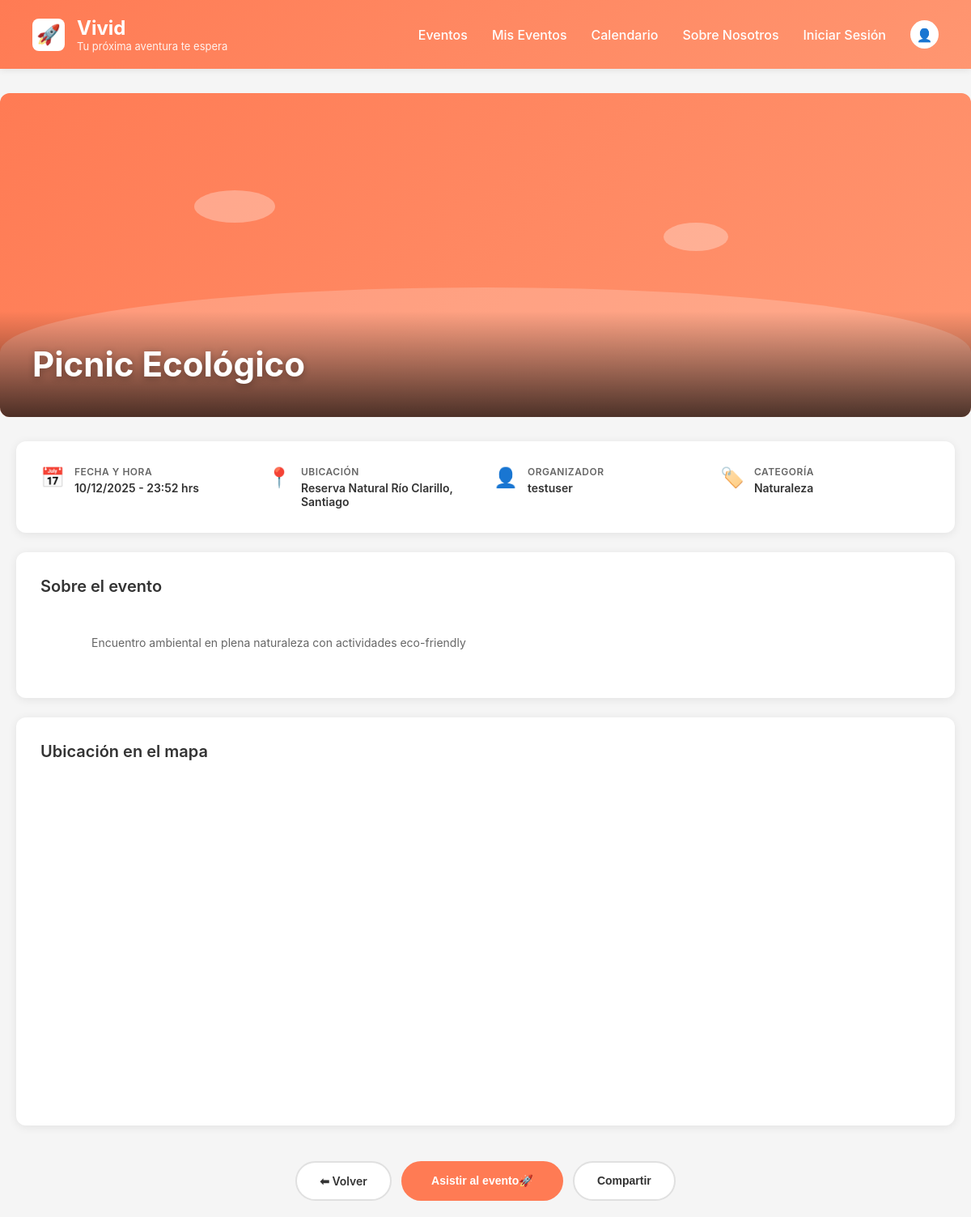
The page /evento/21/ on the database its author committed.
### apps/events/models.py (models this page shows, shortened)
class Event(models.Model):
    name = models.CharField(max_length=250, verbose_name="Nombre")
    description = models.TextField(blank=True, verbose_name="Descripción")
    created = models.DateField(default=timezone.now, verbose_name="Creado")
    date = models.DateTimeField(verbose_name="Fecha del evento")
    location = models.CharField(max_length=300, blank=True, verbose_name="Ubicación")
    latitud = models.DecimalField(
        max_digits=9,
        decimal_places=6,
        null=True,
        blank=True,
        verbose_name="Latitud"
    )
    longitud = models.DecimalField(
        max_digits=9,
        decimal_places=6,
        null=True,
        blank=True,
        verbose_name="Longitud"
    )
    category = models.ForeignKey(
        Category,
        on_delete=models.SET_NULL,
        null=True,
        blank=True,
        verbose_name="Categoría"
    )
    owner = models.ForeignKey(
        settings.AUTH_USER_MODEL,
        on_delete=models.CASCADE,
        related_name='eventos_creados',
        verbose_name="Organizador"
    )
    attendees = models.ManyToManyField(
        settings.AUTH_USER_MODEL,
        through='HasSubs',
        related_name='eventos_asistiendo',
        blank=True,
        verbose_name="Asistentes"
    )
    photo = models.ImageField(
        upload_to='events/',
        blank=True,
        null=True,
        verbose_name="Foto principal"
    )
    tags = models.CharField(
        max_length=200,
        blank=True,
        help_text="Tags separados por espacios",
        verbose_name="Etiquetas"
    )
    class Meta:
        ordering = ['-date']
        verbose_name = "Evento"
        verbose_name_plural = "Eventos"

class Category(models.Model):
    cat_id = models.BigAutoField(primary_key=True)
    category = models.CharField(max_length=50, verbose_name="Categoría")
    class Meta:
        verbose_name = "Categoría"
        verbose_name_plural = "Categorías"

### apps/users/models.py (models this page shows)
class User(AbstractUser):
    user_id = models.BigAutoField(primary_key=True)
    photo = models.ImageField(upload_to="profile_pics/", blank=True, null=True)

### apps/events/views.py (the view)
# urls.py: path('evento/<int:event_id>/', views.event_detail, name='event_detail'),
def event_detail(request, event_id):
    evento = get_object_or_404(Event, id=event_id)
    imagenes_adicionales = evento.images.all()
    context = {
        'evento': evento,
        'imagenes_adicionales': imagenes_adicionales,
    }
    return render(request, 'events/event_detail.html', context)

### apps/events/templates/events/event_detail.html (shortened to what this page needs)
{% extends 'events/base.html' %}
{% load static %}
{% block extra_css %}
<link rel="stylesheet" href="{% static 'events/css/event_detail.css' %}">
{% endblock %}
{% block content %}
<div class="detail-container">
    <div class="detail-hero">
        {% if evento.photo %}
            <img src="{{ evento.photo.url }}" alt="{{ evento.name }}" class="hero-image">
        {% else %}
            <div class="hero-placeholder">
                <div class="cloud cloud1"></div>
                <div class="cloud cloud2"></div>
                <div class="hill"></div>
            </div>
        {% endif %}
        <div class="hero-overlay">
            <h1 class="detail-title">{{ evento.name }}</h1>
        </div>
    </div>
    <div class="detail-content">
        <div class="detail-section">
            <div class="info-grid">
                <div class="info-item">
                    <span class="info-icon">📅</span>
                    <div class="info-text">
                        <span class="info-label">Fecha y hora</span>
                        <span class="info-value">{{ evento.date|date:"d/m/Y - H:i" }} hrs</span>
                    </div>
                </div>
                <div class="info-item">
                    <span class="info-icon">📍</span>
                    <div class="info-text">
                        <span class="info-label">Ubicación</span>
                        <span class="info-value">{{ evento.location|default:"Sin ubicación especificada" }}</span>
                    </div>
                </div>
                <div class="info-item">
                    <span class="info-icon">👤</span>
                    <div class="info-text">
                        <span class="info-label">Organizador</span>
                        <span class="info-value">{{ evento.owner.username }}</span>
                    </div>
                </div>
                {% if evento.category %}
                <div class="info-item">
                    <span class="info-icon">🏷️</span>
                    <div class="info-text">
                        <span class="info-label">Categoría</span>
                        <span class="info-value">{{ evento.category.category }}</span>
                    </div>
                </div>
                {% endif %}
            </div>
        </div>
        <div class="detail-section">
            <h2 class="section-title">Sobre el evento</h2>
            <p class="detail-description">
                {{ evento.description|default:"Sin descripción disponible" }}
            </p>
        </div>
        {% if evento.latitud and evento.longitud %}
        <div class="detail-section">
            <h2 class="section-title">Ubicación en el mapa</h2>
            <div id="detail-map"
                 data-lat="{{ evento.latitud }}"
                 data-lng="{{ evento.longitud }}">
            </div>
        </div>
        {% endif %}
        <div class="detail-actions">
            <a href="{% url 'events:event_list' %}" class="btn-back">
                ⬅ Volver
            </a>
            <button class="btn-attend">
                Asistir al evento🚀
            </button>
            <button class="btn-share">
                Compartir
            </button>
        </div>
    </div>
</div>
{% endblock %}

### apps/events/static/events/css/base.css (style rules this page uses)
* { margin: 0; padding: 0; box-sizing: border-box; }
body { font-family: -apple-system, BlinkMacSystemFont, 'Segoe UI', Roboto, Oxygen, Ubuntu, Cantarell, sans-serif; background-color: #f5f5f5; overflow-x: hidden; }
:root { --primary-color: #FF7B54; --primary-hover: #FF6B44; --primary-light: #FF9671; --text-dark: #333; --text-medium: #666; --text-light: #888; --background-light: #f5f5f5; --white: #ffffff; --shadow-sm: 0 2px 8px rgba(0,0,0,0.08); --shadow-md: 0 4px 12px rgba(0,0,0,0.12); --shadow-lg: 0 4px 20px rgba(0,0,0,0.15); }

### apps/events/static/events/css/event_detail.css (style rules this page uses)
.detail-container { max-width: 1200px; margin: 30px auto -90px; padding: 0; }
.detail-hero { position: relative; width: 100%; height: 400px; overflow: hidden; border-radius: 12px; margin-bottom: 30px; }
.hero-placeholder { width: 100%; height: 100%; background: linear-gradient(135deg, #FF7B54 0%, #FF9671 100%); position: relative; }
.hero-placeholder .cloud { position: absolute; background: rgba(255,255,255,0.3); border-radius: 50%; }
.hero-placeholder .cloud1 { width: 100px; height: 40px; top: 30%; left: 20%; }
.hero-placeholder .cloud2 { width: 80px; height: 35px; top: 40%; right: 25%; }
.hero-placeholder .hill { position: absolute; bottom: 0; width: 100%; height: 40%; background: rgba(255,255,255,0.2); border-radius: 50% 50% 0 0; }
.hero-overlay { position: absolute; bottom: 0; left: 0; right: 0; padding: 40px; background: linear-gradient(to top, rgba(0,0,0,0.7), transparent); }
.detail-title { color: white; font-size: 42px; font-weight: 700; margin: 0; text-shadow: 0 2px 8px rgba(0,0,0,0.3); }
.detail-content { padding: 0 20px; }
.detail-section { background: white; padding: 30px; border-radius: 12px; margin-bottom: 24px; box-shadow: 0 2px 12px rgba(0,0,0,0.08); }
.section-title { font-size: 20px; font-weight: 600; color: #333; margin: 0 0 20px 0; }
.info-grid { display: grid; grid-template-columns: repeat(auto-fit, minmax(250px, 1fr)); gap: 20px; }
.info-item { display: flex; align-items: flex-start; gap: 12px; }
.info-icon { font-size: 24px; flex-shrink: 0; }
.info-text { display: flex; flex-direction: column; gap: 4px; }
.info-label { font-size: 12px; color: #666; font-weight: 600; text-transform: uppercase; letter-spacing: 0.5px; }
.info-value { font-size: 14px; color: #333; font-weight: 600; }
.detail-description { font-size: 14px; line-height: 1.8; color: #666; margin: 0; white-space: pre-wrap; }
#detail-map { width: 100%; height: 400px; border-radius: 8px; overflow: hidden; }
.detail-actions { display: flex; gap: 12px; padding: 20px; justify-content: center; flex-wrap: wrap; }
.btn-back, .btn-attend, .btn-share { padding: 14px 28px; border: none; border-radius: 25px; font-size: 14px; font-weight: 600; cursor: pointer; transition: all 0.3s ease; text-decoration: none; display: inline-flex; align-items: center; gap: 8px; }
.btn-back { background: white; color: #333; border: 2px solid #e0e0e0; }
.btn-attend { background: #FF7B54; color: white; flex: 1; max-width: 200px; justify-content: center; }
.btn-share { background: white; color: #333; border: 2px solid #e0e0e0; }

### rows shown on the page
Event: name "Picnic Ecológico", date "10/12/2025 - 23:52", location "Reserva Natural Río Clarillo, Santiago", owner.username "testuser", category.category "Naturaleza", description "Encuentro ambiental en plena naturaleza con actividades eco-friendly"
